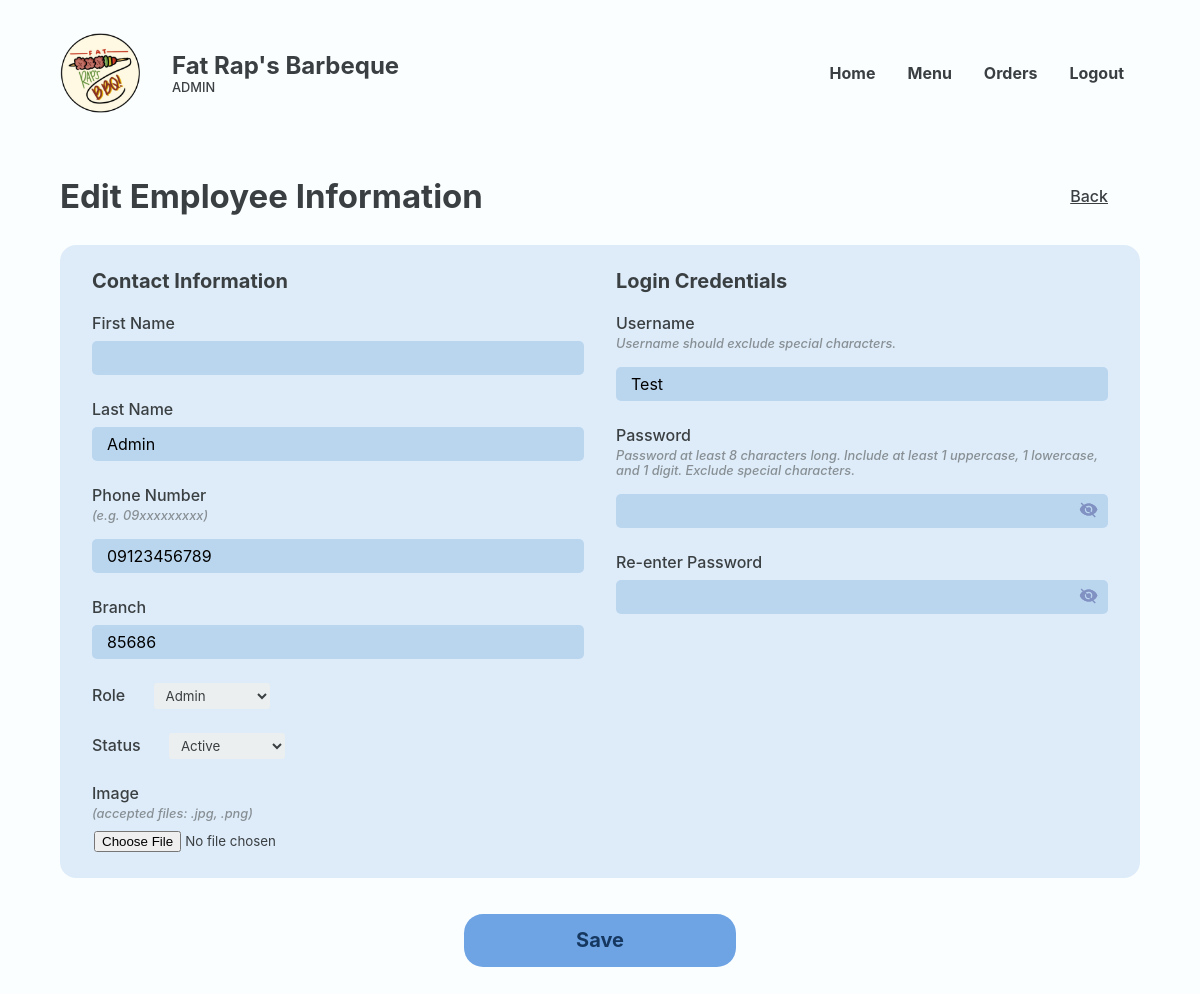
Page /Website/admin-edit-employee.php?PRSN_ID=16&EMP_ID=999 (signed in) on the committed database.
### tables this page shows
CREATE TABLE `employee` (
  `EMP_ID` int(18) UNSIGNED NOT NULL,
  `PRSN_ID` int(18) NOT NULL,
  `EMP_FNAME` varchar(50) NOT NULL,
  `EMP_LNAME` varchar(50) NOT NULL,
  `EMP_IMAGE` varchar(250) NOT NULL,
  `EMP_BRANCH` varchar(50) NOT NULL,
  `EMP_STATUS` varchar(20) NOT NULL
);

CREATE TABLE `person` (
  `PRSN_ID` int(18) UNSIGNED NOT NULL,
  `PRSN_NAME` varchar(20) NOT NULL,
  `PRSN_EMAIL` varchar(35) NOT NULL,
  `PRSN_PASSWORD` varchar(250) NOT NULL,
  `PRSN_PHONE` varchar(11) NOT NULL,
  `PRSN_ROLE` varchar(11) NOT NULL
);

### Website/admin-edit-employee.php (the view, shortened to what this page needs)
<?php
@include 'constants.php';
$EMP_ID = $_GET['EMP_ID'];
?>
<!DOCTYPE html>
<html lang="en">
<head>
    <link rel="stylesheet" href="header-styles.css">
    <link rel="stylesheet" href="admin-styles.css">
    <link href='https://unpkg.com/boxicons@2.1.4/css/boxicons.min.css' rel='stylesheet'>
</head>
<body>
    <header class="backend">
        <div class="header-container">
            <div class="website-title">
                <img id="logo" src="images/client-logo.png">
                <div class="text">
                    <h1>Fat Rap's Barbeque</h1>
                    <p>ADMIN</p>
                </div>
            </div>
            <ul class='menubar'>
                <li><a href="<?php echo SITEURL; ?>admin-home.php">Home</a></li>
                <li><a href="<?php echo SITEURL; ?>admin-inventory.php">Menu</a></li>
                <li><a href="<?php echo SITEURL; ?>admin-new-orders.php">Orders</a></li>
                <?php
                if (isset($_SESSION['prsn_id'])) {
                ?>
                    <li><a href="<?php echo SITEURL; ?>logout.php">Logout</a>
                    </li>
                <?php
                } else {
                ?>
                    <li><a href="<?php echo SITEURL; ?>login-page.php">Login</a></li>
                <?php
                }
                ?>
            </ul>
        </div>
    </header>
    <main>
        <section class="section">
            <div class="container">
                <div class="section-heading row back">
                    <h2>Edit Employee Information</h2>
                    <a href="<?php echo SITEURL; ?>admin-employee-accounts.php">Back</a>
                </div>
                <section class="section-body">
                    <section class="main-section column">
                        <form id="form" class="column" method="post" enctype="multipart/form-data" onsubmit="return validateInputs()">
                            <div class="block layout">
                                <?php
                                $sql = "SELECT * FROM person, employee WHERE employee.PRSN_ID = person.PRSN_ID AND EMP_ID = '$EMP_ID'";
                                $res = mysqli_query($conn, $sql);
                                $count = mysqli_num_rows($res);
                                if ($count > 0) {
                                    while ($row = mysqli_fetch_assoc($res)) {
                                        $EMP_FNAME = $row['EMP_FNAME'];
                                        $EMP_LNAME = $row['EMP_LNAME'];
                                        $PRSN_NUMBER = $row['PRSN_PHONE'];
                                        $PRSN_EMAIL = $row['PRSN_EMAIL'];
                                        $PRSN_ROLE = $row['PRSN_ROLE'];
                                        $EMP_BRANCH = $row['EMP_BRANCH'];
                                        $EMP_STATUS = $row['EMP_STATUS'];
                                ?>
                                        <section>
                                            <div class="form-title">
                                                <h1>Contact Information</h1>
                                            </div>
                                            <div class="form-field">
                                                <div class="form-field-input input-control">
                                                    <label for="first-name">First Name</label>
                                                    <input name="first-name" id="first-name" class="js-user" type="text" value="<?php echo $EMP_FNAME; ?>">
                                                </div>
                                                <div class="form-field-input input-control">
                                                    <label for="last-name">Last Name</label>
                                                    <input name="last-name" id="last-name" class="js-user" type="text" value="<?php echo $EMP_LNAME; ?>">
                                                </div>
                                                <div class="form-field-input input-control">
                                                    <label for="number">Phone Number</label>
                                                    <p>(e.g. 09xxxxxxxxx)</p>
                                                    <input class="js-user" type="text" id="number" name="number" value="<?php echo $PRSN_NUMBER; ?>">
                                                </div>
                                                <div class="form-field-input input-control">
                                                    <label for="branch">Branch</label>
                                                    <input name="branch" id="branch" class="js-user" type="text" value="<?php echo $EMP_BRANCH; ?>">
                                                </div>
                                                <div class="form-field-input">
                                                    <label for="role">Role</label>
                                                    <select class="dropdown" name="role" id="role" required>
                                                        <option value="Admin" <?php if ($PRSN_ROLE == 'Admin') echo ' selected'; ?>>Admin</option>
                                                    </select>
                                                </div>
                                                <div class="form-field-input">
                                                    <label for="role">Status</label>
                                                    <select class="dropdown" name="status" id="status" required>
                                                        <option value="Active" <?php if ($EMP_STATUS == 'Active') echo ' selected'; ?>>Active</option>
                                                    </select>
                                                </div>
                                                <div class="form-field-input">
                                                    <label for="image">Image</label>
                                                    <p>(accepted files: .jpg, .png)</p>
                                                    <input name="image" id="image" class="image" type="file">
                                                </div>
                                            </div>
                                        </section>
                                        <section>
                                            <div class="form-title">
                                                <h1>Login Credentials</h1>
                                            </div>
                                            <div class="form-field">
                                                <div class="form-field-input input-control">
                                                    <label for="username">Username</label>
                                                    <p>Username should exclude special characters.</p>
                                                    <input name="username" id="username" class="js-user" type="text" value="<?php echo $PRSN_EMAIL; ?>">
                                                </div>
                                                <div class="form-field-input">
                                                    <div class="with-desc">
                                                        <label for="password">Password</label>
                                                        <p>Password at least 8 characters long. Include at least 1 uppercase, 1 lowercase, and 1 digit. Exclude special characters.</p>
                                                    </div>
                                                    <div class="input-container input-control">
                                                        <input class="js-pass" type="password" id="password" name="password">
                                                        <span onclick="togglePassword('password')">
                                                        </span>
                                                    </div>
                                                </div>
                                                <div class="form-field-input">
                                                    <label for="cpassword">Re-enter Password</label>
                                                    <div class="input-container input-control">
                                                        <input class="js-cpass" type="password" id="cpassword" name="cpassword">
                                                        <span onclick="togglePassword('cpassword')">
                                                        </span>
                                                    </div>
                                                </div>
                                            </div>
                                        </section>
                                    <?php
                                    }
                                } else {
                                    ?>
                                    <p>Empty</p>
                                <?php
                                }
                                ?>
                            </div>
                            <button name="submit" type="submit" class="big-btn">Save</button>
                        </form>

### Website/header-styles.css (style rules this page uses)
*, *::before, *::after { margin: 0; padding: 0; box-sizing: border-box; font-family: inherit; }
:root { --bg:#F2FFE1; --primary:#f3d95c; --text:#3A001E; --text2: #FA3F1F; --input-bg:#F7F3DC; --eye-icon:#CEC699; --block: #4ADE5D; --block-p:#277B32; --block-h1: #0F4C17; --form-bg: #FFFDEF; --header-text: #3A001E; }
body { font-family: 'Inter', sans-serif; }
header, footer { width: 100%; display: flex; justify-content: center; align-items: center; }
header { height: 8rem; position: fixed; top: 0; z-index: 100; color: var(--header-text); background-color: var(--bg); }
header.backend { color: #3A3F42; background-color: #FBFEFF; }
.header-container, .footer-container { margin-inline: auto; margin-top: 2rem; margin-bottom: 0.9rem; width: 90%; max-width: 1200px; display: flex; justify-content: space-between; align-items: center; }
.website-title { display: flex; align-items: center; }
header img { width: 80px; position: relative; }
header .text { margin-left: 2rem; display: flex; flex-direction: column; gap: 0; }
header h1 { white-space: nowrap; font-size: 1.5rem; }
header .text p, footer .right-container p { font-size: 0.8rem; }
li > a { color: inherit; text-decoration: none; }
.menubar { display: flex; flex-direction: row; list-style-type: none; margin: 0; padding: 0; }
.menubar > li { font-weight: bold; margin: 0 1rem; overflow: hidden; }

### rows in the picture
employee: last-name "Admin", number "09123456789", branch "85686", status "Active", username "Test"
